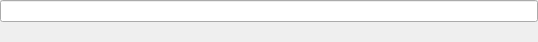
<?xml version="1.0" encoding="UTF-8"?>
<ui version="4.0">
 <class>EscFormat</class>
 <widget class="QWidget" name="EscFormat">
  <property name="geometry">
   <rect>
    <x>0</x>
    <y>0</y>
    <width>538</width>
    <height>39</height>
   </rect>
  </property>
  <property name="windowTitle">
   <string>Form</string>
  </property>
  <layout class="QGridLayout" name="gridLayout">
   <property name="margin">
    <number>0</number>
   </property>
   <item row="0" column="0">
    <widget class="QLineEdit" name="edSendText"/>
   </item>
   <item row="1" column="0">
    <widget class="QLabel" name="lblDescription"/>
   </item>
  </layout>
 </widget>
 <resources/>
 <connections/>
</ui>
